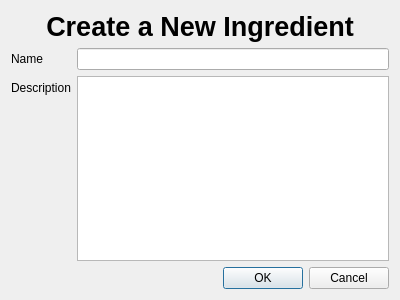
<?xml version="1.0" encoding="UTF-8"?>
<ui version="4.0">
 <class>IngredientForm</class>
 <widget class="QDialog" name="IngredientForm">
  <property name="geometry">
   <rect>
    <x>0</x>
    <y>0</y>
    <width>400</width>
    <height>300</height>
   </rect>
  </property>
  <property name="windowTitle">
   <string>Dialog</string>
  </property>
  <layout class="QVBoxLayout" name="verticalLayout">
   <item>
    <widget class="QLabel" name="titleLabel">
     <property name="sizePolicy">
      <sizepolicy hsizetype="Preferred" vsizetype="Minimum">
       <horstretch>0</horstretch>
       <verstretch>0</verstretch>
      </sizepolicy>
     </property>
     <property name="font">
      <font>
       <pointsize>20</pointsize>
       <bold>true</bold>
      </font>
     </property>
     <property name="text">
      <string>Create a New Ingredient</string>
     </property>
     <property name="alignment">
      <set>Qt::AlignmentFlag::AlignCenter</set>
     </property>
    </widget>
   </item>
   <item>
    <layout class="QFormLayout" name="formLayout">
     <item row="0" column="0">
      <widget class="QLabel" name="nameLabel">
       <property name="text">
        <string>Name</string>
       </property>
      </widget>
     </item>
     <item row="0" column="1">
      <widget class="QLineEdit" name="nameEdit"/>
     </item>
     <item row="1" column="0">
      <widget class="QLabel" name="descriptionLabel">
       <property name="text">
        <string>Description</string>
       </property>
      </widget>
     </item>
     <item row="1" column="1">
      <widget class="QPlainTextEdit" name="descriptionEdit"/>
     </item>
    </layout>
   </item>
   <item>
    <widget class="QDialogButtonBox" name="buttonBox">
     <property name="orientation">
      <enum>Qt::Orientation::Horizontal</enum>
     </property>
     <property name="standardButtons">
      <set>QDialogButtonBox::StandardButton::Cancel|QDialogButtonBox::StandardButton::Ok</set>
     </property>
    </widget>
   </item>
  </layout>
 </widget>
 <resources/>
 <connections>
  <connection>
   <sender>buttonBox</sender>
   <signal>accepted()</signal>
   <receiver>IngredientForm</receiver>
   <slot>accept()</slot>
   <hints>
    <hint type="sourcelabel">
     <x>248</x>
     <y>254</y>
    </hint>
    <hint type="destinationlabel">
     <x>157</x>
     <y>274</y>
    </hint>
   </hints>
  </connection>
  <connection>
   <sender>buttonBox</sender>
   <signal>rejected()</signal>
   <receiver>IngredientForm</receiver>
   <slot>reject()</slot>
   <hints>
    <hint type="sourcelabel">
     <x>316</x>
     <y>260</y>
    </hint>
    <hint type="destinationlabel">
     <x>286</x>
     <y>274</y>
    </hint>
   </hints>
  </connection>
 </connections>
</ui>
